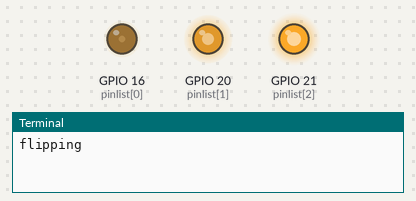
The program below on a simulated Raspberry Pi (BCM pin numbers). On the bench: output pins drawn as LEDs (lit = HIGH), the last lines printed to the terminal. Random numbers come from a fixed seed.

Above: at 0.1 s.
At 4.9 s:
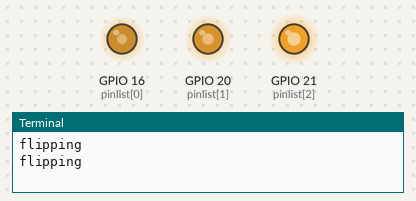
At 9.9 s:
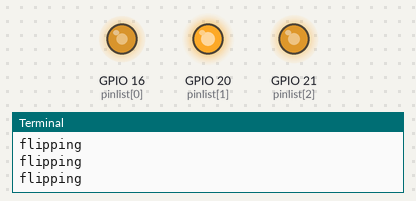
At 19.9 s:
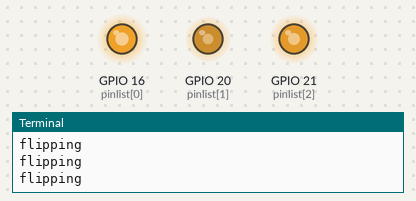
At 29.7 s:
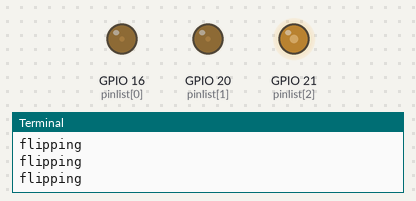
At 39.71 s:
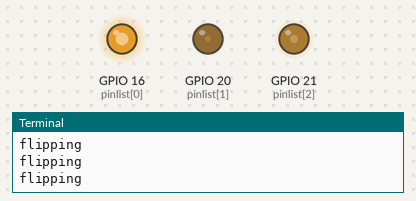
Timing chart, 0 to 40.0 s (numbered marks = the images above):
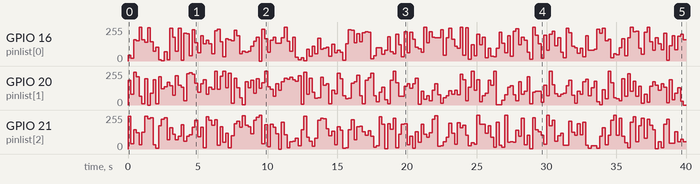

The program:

rgbledpwm.py
```python
import RPi.GPIO as GPIO
import time
import random

pinmap = {
    'r':16
    ,'g':20
    ,'b':21
    }

pinlist = [16,20,21]

GPIO.setmode(GPIO.BCM)

def initpins():
    for pin in pinlist:
        GPIO.setup(pin, GPIO.OUT)

def pinOn(pin):
    GPIO.output(pin, GPIO.HIGH)

def pinOff(pin):
    GPIO.output(pin, GPIO.LOW)

def onoff(pin, sec):
    pinOff(pin)
    pinOn(pin)
    time.sleep(sec)
    pinOff(pin)

def blinkpins(times, interval):
    for t in range(times):
        for pin in pinlist:
            pinOn(pin)
        time.sleep(interval)

        for pin in pinlist:
            pinOff(pin)
        time.sleep(interval)

try:
    initpins()
    pwmlist = []
    for pin in pinlist:
        pwmlist.append(GPIO.PWM(pin, 50))

    for pwm in pwmlist:
        pwm.start(0)

    dc = 0
    step = -5

    while True:
        if dc <= 0 or dc >= 100:
            step = -step
            print 'flipping'

        for pwm in pwmlist:
            rdc = random.randint(0,100)
            pwm.ChangeDutyCycle(rdc)
        time.sleep(.2)
        dc += step

    print 'success!'


finally:
    GPIO.cleanup()
```

Measured:
- by itself, GPIO 16 (pinlist[0]): 0/255 → 43/255 at 0.00 s, → 20/255 0.20 s later, → 161/255 0.20 s later, → 153/255 0.20 s later, … (197 changes in this stretch)
- by itself, GPIO 20 (pinlist[1]): 0/255 → 184/255 at 0.00 s, → 82/255 0.20 s later, → 247/255 0.20 s later, → 212/255 0.20 s later, … (198 changes in this stretch)
